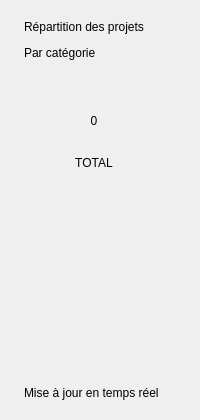
               <widget class="QFrame" name="cardDonut">
                <property name="minimumSize">
                 <size>
                  <width>0</width>
                  <height>420</height>
                 </size>
                </property>
                <layout class="QVBoxLayout" name="donutLayout">
                 <property name="spacing">
                  <number>12</number>
                 </property>
                 <property name="leftMargin">
                  <number>24</number>
                 </property>
                 <property name="topMargin">
                  <number>20</number>
                 </property>
                 <property name="rightMargin">
                  <number>24</number>
                 </property>
                 <property name="bottomMargin">
                  <number>20</number>
                 </property>
                 <item>
                  <widget class="QLabel" name="labelDonutTitle">
                   <property name="text">
                    <string>Répartition des projets</string>
                   </property>
                  </widget>
                 </item>
                 <item>
                  <widget class="QLabel" name="labelDonutSub">
                   <property name="text">
                    <string>Par catégorie</string>
                   </property>
                  </widget>
                 </item>
                 <item>
                  <widget class="QFrame" name="chartDonut">
                   <property name="minimumSize">
                    <size>
                     <width>140</width>
                     <height>140</height>
                    </size>
                   </property>
                   <property name="maximumSize">
                    <size>
                     <width>140</width>
                     <height>140</height>
                    </size>
                   </property>
                   <layout class="QVBoxLayout" name="donutCenterLayout">
                    <property name="leftMargin">
                     <number>28</number>
                    </property>
                    <property name="topMargin">
                     <number>28</number>
                    </property>
                    <property name="rightMargin">
                     <number>28</number>
                    </property>
                    <property name="bottomMargin">
                     <number>28</number>
                    </property>
                    <item>
                     <widget class="QFrame" name="chartDonutHole">
                      <layout class="QVBoxLayout" name="donutHoleLayout">
                       <property name="spacing">
                        <number>0</number>
                       </property>
                       <property name="leftMargin">
                        <number>0</number>
                       </property>
                       <property name="topMargin">
                        <number>0</number>
                       </property>
                       <property name="rightMargin">
                        <number>0</number>
                       </property>
                       <property name="bottomMargin">
                        <number>0</number>
                       </property>
                       <item>
                        <widget class="QLabel" name="chartDonutCenterValue">
                         <property name="text">
                          <string>0</string>
                         </property>
                         <property name="alignment">
                          <set>Qt::AlignmentFlag::AlignCenter</set>
                         </property>
                        </widget>
                       </item>
                       <item>
                        <widget class="QLabel" name="chartDonutCenterLabel">
                         <property name="text">
                          <string>TOTAL</string>
                         </property>
                         <property name="alignment">
                          <set>Qt::AlignmentFlag::AlignCenter</set>
                         </property>
                        </widget>
                       </item>
                      </layout>
                     </widget>
                    </item>
                   </layout>
                  </widget>
                 </item>
                 <item>
                  <spacer name="donutSpacer">
                   <property name="orientation">
                    <enum>Qt::Orientation::Vertical</enum>
                   </property>
                   <property name="sizeHint" stdset="0">
                    <size>
                     <width>20</width>
                     <height>20</height>
                    </size>
                   </property>
                  </spacer>
                 </item>
                 <item>
                  <widget class="QLabel" name="labelDonutFooter">
                   <property name="text">
                    <string>Mise à jour en temps réel</string>
                   </property>
                  </widget>
                 </item>
                </layout>
               </widget>
